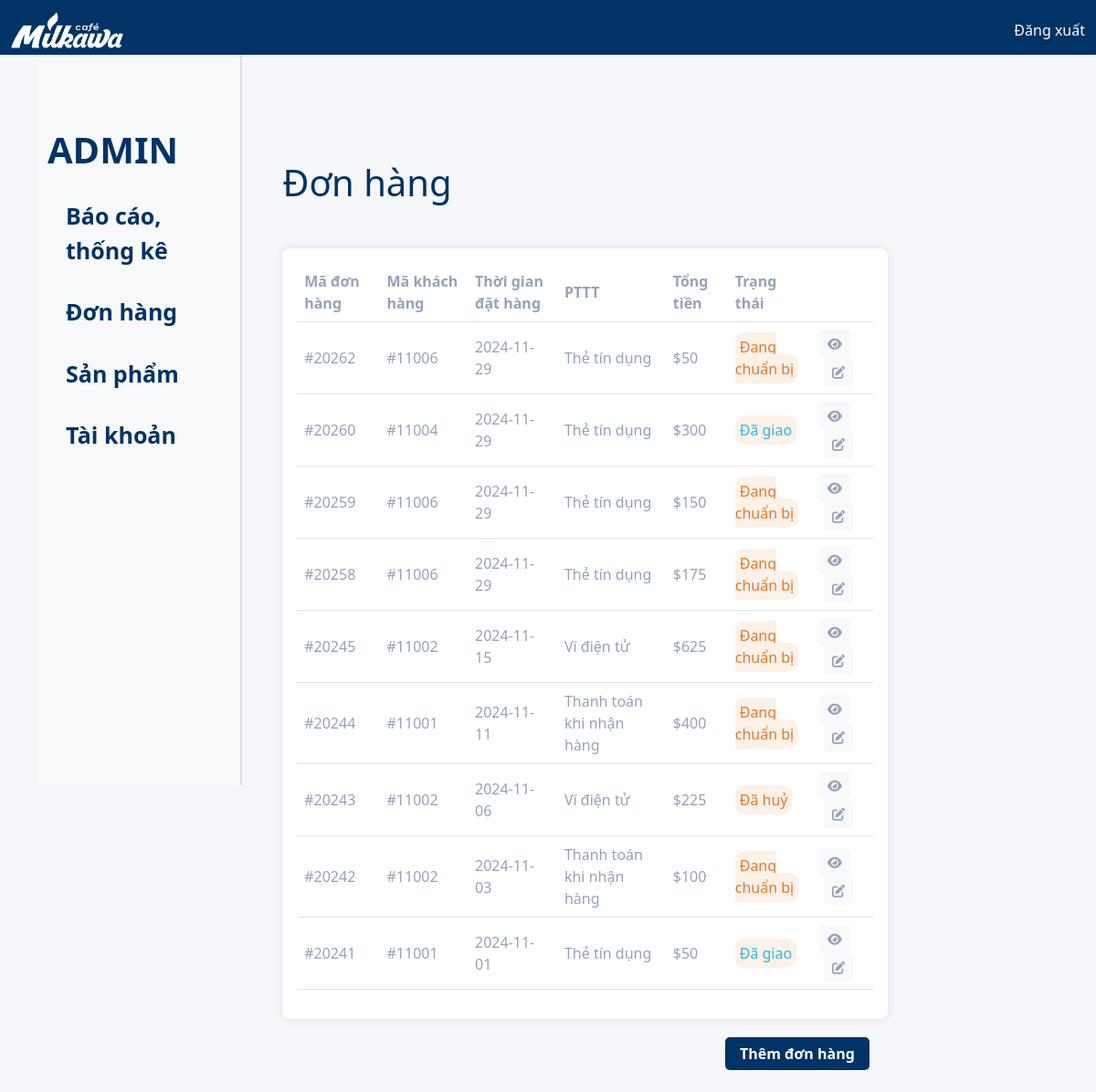
The app's page /Admin/index.php?id=2 with its own data.
### tables this page shows
CREATE TABLE `orders` (
  `order_id` int(11) NOT NULL,
  `user_id` int(11) NOT NULL,
  `order_date` date NOT NULL,
  `order_status` enum('Đã giao','Đang giao','Đang chuẩn bị','Đã huỷ') DEFAULT NULL,
  `payment_method` enum('Ví điện tử','Thẻ tín dụng','Thanh toán khi nhận hàng') DEFAULT NULL
);

### Admin/donhang.php (the view, shortened to what this page needs)
<?php
include 'ketnoi.php';
$sql = "
    SELECT
        o.order_id,
        o.user_id,
        o.order_date,
        o.order_status,
        o.payment_method,
        SUM(od.price * od.quantity) AS total_amount
    FROM
        orders o
    LEFT JOIN
        order_detail od
    ON
        o.order_id = od.order_id
    GROUP BY
        o.order_id
    ORDER BY
        o.order_id DESC
";
$result = $conn->query($sql);
$orders = $result->fetch_all(MYSQLI_ASSOC);
?>
<main class="col-md-10 p-4">
  <h1 class="my-5" style="color: #003366;">Đơn hàng</h1>
  <div class="table-container">
    <table class="table table-hover">
      <thead>
        <tr>
          <th style="color: #94a3b8;">Mã đơn hàng</th>
          <th style="color: #94a3b8;">Mã khách hàng</th>
          <th style="color: #94a3b8;">Thời gian đặt hàng</th>
          <th style="color: #94a3b8;">PTTT</th>
          <th style="color: #94a3b8;">Tổng tiền</th>
          <th style="color: #94a3b8;">Trạng thái</th>
          <th></th>
        </tr>
      </thead>
      <tbody>
        <?php foreach ($orders as $order) { ?>
          <tr>
            <td style="font-weight: 500; color: #94a3b8;"><?php echo "#" . $order['order_id'] ?></td>
            <td style="font-weight: 500; color: #94a3b8;"><?php echo "#" . $order['user_id'] ?></td>
            <td style="color: #94a3b8;"><?php echo $order['order_date'] ?></td>
            <td style="color: #94a3b8;"><?php echo $order['payment_method'] ?></td>
            <td style="color: #94a3b8;font-weight: 500;"><?php echo "$" . number_format($order['total_amount']) ?></td>
            <td>
              <?php
                $statusClass = '';
                switch ($order['order_status']) {
                    case 'Đang chuẩn bị':
                        $statusClass = 'status-preparing';
                        $color = '#e6792a';
                        break;
                    case 'Đã giao':
                        $statusClass = 'status-delivered';
                        $color = '#29b9e6';
                        break;
                }
              ?>
              <span class="<?php echo $statusClass; ?>" style="color: <?php echo $color ?>; padding: 5px; background: #fdf1e8; border-radius: 10px;">
                <?php echo $order['order_status']; ?>
              </span>
            </td>
            <td>
              <a href="orderDetail.php?order_id=<?php echo $order['order_id']; ?>" class="btn btn-sm btn-light">
                <i class="fa-solid fa-eye"></i>
              </a>
              <button class="btn btn-sm btn-light edit-order-btn" data-order-id="<?php echo $order['order_id']; ?>" style="margin-left: 5px;">
                <i class="fa-solid fa-pen-to-square"></i>
              </button>
            </td>
          </tr>
        <?php } ?>
      </tbody>
    </table>
  </div>
  <div style="float: right">
    <button id="showAddOrderForm" class="btn" style="font-weight: 600; background-color: #003366; margin-top:20px; margin-right: 20px; color: #fff; padding: 5px 15px; border-radius: 5px;">
      Thêm đơn hàng
    </button>
  </div>
</main>
</body>
</html>

### Admin/css/main.css (style rules this page uses)
body { background-color: #f5f7fa; }
.table-container { background-color: #fff; border-radius: 8px; padding: 1rem; box-shadow: 0 0 10px rgba(0, 0, 0, 0.1); }
.table th { color: #3b3b3b; }
.table th, .table td { vertical-align: middle; }
main h1 { color: #003366; margin: 2rem 0; }
.table-container .table th { color: #64748b; }
.table-container .table td { font-weight: 500; color: #94a3b8; }
.status-preparing { color: #e6792a; padding: 5px; background: #fdf1e8; border-radius: 10px; }
.status-delivered { color: #29b9e6; padding: 5px; background: #e8f8fd; border-radius: 10px; }
.btn-light { color: #94a3b8; }
.btn-light i { color: #94a3b8; }

### records on screen
orders: order_id "20262", user "11006", order_date "2024-11-29", payment_method "Thẻ tín dụng", total_amount "50", order_status "Đang chuẩn bị"
orders: order_id "20260", user "11004", order_date "2024-11-29", payment_method "Thẻ tín dụng", total_amount "300", order_status "Đã giao"
orders: order_id "20259", user "11006", order_date "2024-11-29", payment_method "Thẻ tín dụng", total_amount "150", order_status "Đang chuẩn bị"
orders: order_id "20258", user "11006", order_date "2024-11-29", payment_method "Thẻ tín dụng", total_amount "175", order_status "Đang chuẩn bị"
orders: order_id "20245", user "11002", order_date "2024-11-15", payment_method "Ví điện tử", total_amount "625", order_status "Đang chuẩn bị"
orders: order_id "20244", user "11001", order_date "2024-11-11", payment_method "Thanh toán khi nhận hàng", total_amount "400", order_status "Đang chuẩn bị"
orders: order_id "20243", user "11002", order_date "2024-11-06", payment_method "Ví điện tử", total_amount "225", order_status "Đã huỷ"
orders: order_id "20242", user "11002", order_date "2024-11-03", payment_method "Thanh toán khi nhận hàng", total_amount "100", order_status "Đang chuẩn bị"
orders: order_id "20241", user "11001", order_date "2024-11-01", payment_method "Thẻ tín dụng", total_amount "50", order_status "Đã giao"
